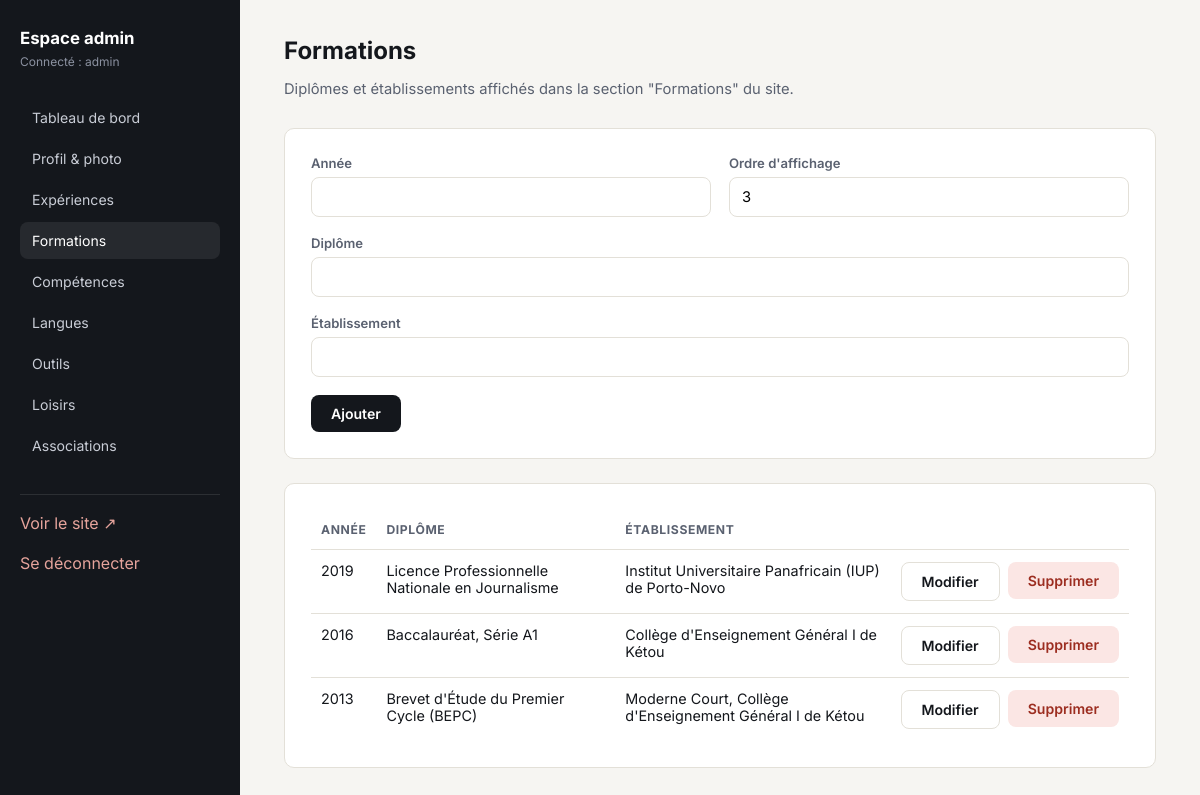
/admin/formations.php (signed in), run on the app's committed database.
### tables this page shows
CREATE TABLE formations (
            id INTEGER PRIMARY KEY AUTOINCREMENT,
            annee TEXT NOT NULL,
            diplome TEXT NOT NULL,
            etablissement TEXT,
            ordre INTEGER DEFAULT 0
        );

### includes/functions.php (called while the page is built, shortened)
<?php
function e(?string $value): string
{
    return htmlspecialchars($value ?? '', ENT_QUOTES, 'UTF-8');
}
function fetchAll(PDO $pdo, string $table, string $orderBy = 'ordre'): array
{
    return $pdo->query("SELECT * FROM $table ORDER BY $orderBy ASC")->fetchAll(PDO::FETCH_ASSOC);
}

### admin/formations.php (the view, shortened to what this page needs)
<?php
$pdo = getDB();
$editItem = null;
$items = fetchAll($pdo, 'formations');
require __DIR__ . '/includes/header.php';
?>
<h2 class="page-title">Formations</h2>
<p class="page-sub">Diplômes et établissements affichés dans la section "Formations" du site.</p>
<form class="card" method="post">
  <div class="form-row">
    <div>
      <label for="annee">Année</label>
      <input type="text" id="annee" name="annee" value="<?= e($editItem['annee'] ?? '') ?>" required>
    </div>
    <div>
      <label for="ordre">Ordre d'affichage</label>
      <input type="text" id="ordre" name="ordre" value="<?= e((string)($editItem['ordre'] ?? count($items))) ?>">
    </div>
  </div>
  <label for="diplome">Diplôme</label>
  <input type="text" id="diplome" name="diplome" value="<?= e($editItem['diplome'] ?? '') ?>" required>
  <label for="etablissement">Établissement</label>
  <input type="text" id="etablissement" name="etablissement" value="<?= e($editItem['etablissement'] ?? '') ?>">
  <button type="submit" class="btn btn-primary"><?= $editItem ? 'Mettre à jour' : 'Ajouter' ?></button>
</form>
<div class="card">
  <table>
    <thead><tr><th>Année</th><th>Diplôme</th><th>Établissement</th><th></th></tr></thead>
    <tbody>
      <?php foreach ($items as $item): ?>
        <tr>
          <td><?= e($item['annee']) ?></td>
          <td><?= e($item['diplome']) ?></td>
          <td><?= e($item['etablissement']) ?></td>
          <td class="actions">
            <a class="btn btn-ghost" href="?edit=<?= (int)$item['id'] ?>">Modifier</a>
            <form method="post" onsubmit="return confirm('Supprimer cette formation ?');">
              <button type="submit" class="btn btn-danger">Supprimer</button>
            </form>
          </td>
        </tr>
      <?php endforeach; ?>
    </tbody>
  </table>
</div>
<?php require __DIR__ . '/includes/footer.php'; ?>

### assets/css/admin.css (style rules this page uses)
:root { --ink: #14171c; --ink-soft: #5a6170; --paper: #f6f5f2; --line: #e3e0d8; --accent: #c0392b; --accent-dark: #9c2d20; --sidebar: #14171c; --sidebar-text: #c9cdd6; --radius: 10px; --sans: "Inter", "Helvetica Neue", Arial, sans-serif; }
* { box-sizing: border-box; }
body { margin: 0; font-family: var(--sans); background: var(--paper); color: var(--ink); }
a { color: inherit; text-decoration: none; }
.page-title { font-size: 1.5rem; margin: 0 0 6px; }
.page-sub { color: var(--ink-soft); margin-bottom: 30px; font-size: .92rem; }
.card { background: #fff; border: 1px solid var(--line); border-radius: var(--radius); padding: 26px; margin-bottom: 24px; }
label { display: block; font-size: .82rem; font-weight: 600; margin-bottom: 6px; color: var(--ink-soft); }
input[type=text], input[type=email], input[type=password], input[type=file], textarea, select { width: 100%; padding: 10px 12px; border: 1px solid var(--line); border-radius: 8px; font-size: .92rem; font-family: var(--sans); margin-bottom: 18px; background: #fff; }
.form-row { display: grid; grid-template-columns: 1fr 1fr; gap: 18px; }
.btn { display: inline-block; padding: 10px 20px; border-radius: 8px; border: none; cursor: pointer; font-size: .88rem; font-family: var(--sans); font-weight: 600; }
.btn-primary { background: var(--ink); color: #fff; }
.btn-danger { background: #fbe6e4; color: var(--accent-dark); }
.btn-ghost { background: transparent; border: 1px solid var(--line); color: var(--ink); }
table { width: 100%; border-collapse: collapse; font-size: .9rem; }
th, td { text-align: left; padding: 12px 10px; border-bottom: 1px solid var(--line); vertical-align: top; }
th { color: var(--ink-soft); font-size: .76rem; text-transform: uppercase; letter-spacing: .05em; }
tr:last-child td { border-bottom: none; }
.actions { display: flex; gap: 8px; white-space: nowrap; }
.actions form { display: inline; }

### data on the page
formations: annee "2019", diplome "Licence Professionnelle Nationale en Journalisme", etablissement "Institut Universitaire Panafricain (IUP) de Porto-Novo"
formations: annee "2016", diplome "Baccalauréat, Série A1", etablissement "Collège d'Enseignement Général I de Kétou"
formations: annee "2013", diplome "Brevet d'Étude du Premier Cycle (BEPC)", etablissement "Moderne Court, Collège d'Enseignement Général I de Kétou"

### other printed values
$_SESSION['admin_username'] "admin"
